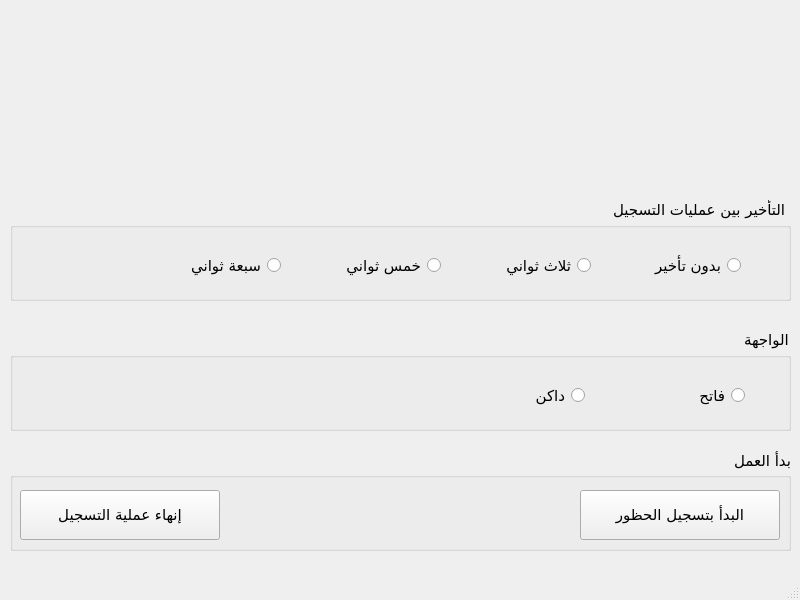
<?xml version="1.0" encoding="UTF-8"?>
<ui version="4.0">
 <class>MainWindow</class>
 <widget class="QMainWindow" name="MainWindow">
  <property name="geometry">
   <rect>
    <x>0</x>
    <y>0</y>
    <width>800</width>
    <height>600</height>
   </rect>
  </property>
  <property name="windowTitle">
   <string>MainWindow</string>
  </property>
  <widget class="QWidget" name="centralwidget">
   <widget class="QLabel" name="uni1_lbl">
    <property name="geometry">
     <rect>
      <x>580</x>
      <y>10</y>
      <width>200</width>
      <height>200</height>
     </rect>
    </property>
    <property name="text">
     <string/>
    </property>
   </widget>
   <widget class="QLabel" name="CameraLabel">
    <property name="geometry">
     <rect>
      <x>80</x>
      <y>20</y>
      <width>640</width>
      <height>400</height>
     </rect>
    </property>
    <property name="text">
     <string/>
    </property>
   </widget>
   <widget class="QLabel" name="uni2_lbl">
    <property name="geometry">
     <rect>
      <x>20</x>
      <y>10</y>
      <width>200</width>
      <height>200</height>
     </rect>
    </property>
    <property name="text">
     <string/>
    </property>
   </widget>
   <widget class="QGroupBox" name="groupBox">
    <property name="geometry">
     <rect>
      <x>10</x>
      <y>450</y>
      <width>781</width>
      <height>101</height>
     </rect>
    </property>
    <property name="font">
     <font>
      <family>Cairo Medium</family>
      <pointsize>11</pointsize>
     </font>
    </property>
    <property name="layoutDirection">
     <enum>Qt::LeftToRight</enum>
    </property>
    <property name="title">
     <string>بدأ العمل</string>
    </property>
    <property name="alignment">
     <set>Qt::AlignRight|Qt::AlignTrailing|Qt::AlignVCenter</set>
    </property>
    <widget class="QPushButton" name="startRegisterationButton">
     <property name="geometry">
      <rect>
       <x>570</x>
       <y>40</y>
       <width>200</width>
       <height>50</height>
      </rect>
     </property>
     <property name="font">
      <font>
       <family>Cairo Medium</family>
       <pointsize>11</pointsize>
      </font>
     </property>
     <property name="layoutDirection">
      <enum>Qt::LeftToRight</enum>
     </property>
     <property name="locale">
      <locale language="Arabic" country="Iraq"/>
     </property>
     <property name="text">
      <string>البدأ بتسجيل الحظور</string>
     </property>
     <property name="icon">
      <iconset>
       <normaloff>../../../../../../../.designer/backup/src/1456453791535958155-256.png</normaloff>../../../../../../../.designer/backup/src/1456453791535958155-256.png</iconset>
     </property>
     <property name="iconSize">
      <size>
       <width>30</width>
       <height>30</height>
      </size>
     </property>
    </widget>
    <widget class="QPushButton" name="fnshBtn">
     <property name="geometry">
      <rect>
       <x>10</x>
       <y>40</y>
       <width>200</width>
       <height>50</height>
      </rect>
     </property>
     <property name="font">
      <font>
       <family>Cairo Medium</family>
       <pointsize>11</pointsize>
      </font>
     </property>
     <property name="layoutDirection">
      <enum>Qt::LeftToRight</enum>
     </property>
     <property name="locale">
      <locale language="Arabic" country="Iraq"/>
     </property>
     <property name="text">
      <string>إنهاء عملية التسجيل</string>
     </property>
     <property name="icon">
      <iconset>
       <normaloff>../../../../../../../.designer/backup/src/20098406041536572526-256.png</normaloff>../../../../../../../.designer/backup/src/20098406041536572526-256.png</iconset>
     </property>
     <property name="iconSize">
      <size>
       <width>30</width>
       <height>30</height>
      </size>
     </property>
    </widget>
   </widget>
   <widget class="QGroupBox" name="groupBox_2">
    <property name="geometry">
     <rect>
      <x>10</x>
      <y>330</y>
      <width>781</width>
      <height>101</height>
     </rect>
    </property>
    <property name="font">
     <font>
      <family>Cairo Medium</family>
      <pointsize>11</pointsize>
     </font>
    </property>
    <property name="layoutDirection">
     <enum>Qt::RightToLeft</enum>
    </property>
    <property name="title">
     <string>الواجهة</string>
    </property>
    <widget class="QRadioButton" name="radio_button_1">
     <property name="geometry">
      <rect>
       <x>640</x>
       <y>50</y>
       <width>95</width>
       <height>31</height>
      </rect>
     </property>
     <property name="text">
      <string>فاتح</string>
     </property>
    </widget>
    <widget class="QRadioButton" name="radio_button_2">
     <property name="geometry">
      <rect>
       <x>480</x>
       <y>50</y>
       <width>95</width>
       <height>31</height>
      </rect>
     </property>
     <property name="text">
      <string>داكن</string>
     </property>
    </widget>
   </widget>
   <widget class="QGroupBox" name="groupBox_3">
    <property name="geometry">
     <rect>
      <x>10</x>
      <y>200</y>
      <width>781</width>
      <height>101</height>
     </rect>
    </property>
    <property name="font">
     <font>
      <family>Cairo Medium</family>
      <pointsize>11</pointsize>
     </font>
    </property>
    <property name="layoutDirection">
     <enum>Qt::RightToLeft</enum>
    </property>
    <property name="title">
     <string>التأخير بين عمليات التسجيل</string>
    </property>
    <widget class="QRadioButton" name="radioButton">
     <property name="geometry">
      <rect>
       <x>620</x>
       <y>50</y>
       <width>111</width>
       <height>31</height>
      </rect>
     </property>
     <property name="text">
      <string>بدون تأخير</string>
     </property>
    </widget>
    <widget class="QRadioButton" name="radioButton_2">
     <property name="geometry">
      <rect>
       <x>470</x>
       <y>50</y>
       <width>111</width>
       <height>31</height>
      </rect>
     </property>
     <property name="layoutDirection">
      <enum>Qt::RightToLeft</enum>
     </property>
     <property name="locale">
      <locale language="Arabic" country="Egypt"/>
     </property>
     <property name="text">
      <string>ثلاث ثواني</string>
     </property>
    </widget>
    <widget class="QRadioButton" name="radioButton_3">
     <property name="geometry">
      <rect>
       <x>310</x>
       <y>50</y>
       <width>121</width>
       <height>31</height>
      </rect>
     </property>
     <property name="locale">
      <locale language="Arabic" country="Egypt"/>
     </property>
     <property name="text">
      <string>خمس ثواني</string>
     </property>
    </widget>
    <widget class="QRadioButton" name="radioButton_4">
     <property name="geometry">
      <rect>
       <x>150</x>
       <y>50</y>
       <width>121</width>
       <height>31</height>
      </rect>
     </property>
     <property name="locale">
      <locale language="Arabic" country="Egypt"/>
     </property>
     <property name="text">
      <string>سبعة ثواني</string>
     </property>
    </widget>
   </widget>
   <zorder>groupBox</zorder>
   <zorder>uni1_lbl</zorder>
   <zorder>CameraLabel</zorder>
   <zorder>uni2_lbl</zorder>
   <zorder>groupBox_2</zorder>
   <zorder>groupBox_3</zorder>
  </widget>
  <widget class="QStatusBar" name="statusbar"/>
  <action name="actionhelp">
   <property name="text">
    <string>about</string>
   </property>
  </action>
 </widget>
 <resources/>
 <connections/>
</ui>
